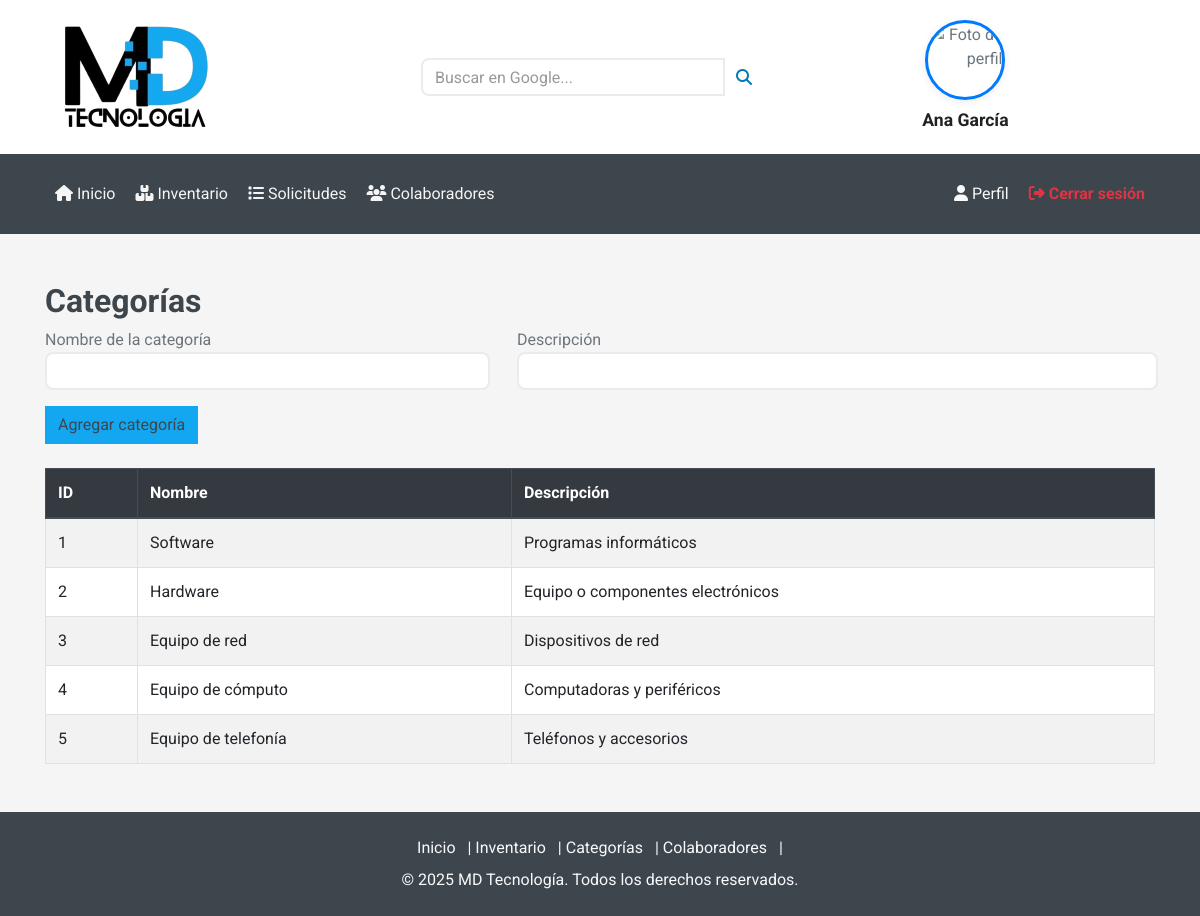
/colaboradores/CategoriasColab.php (signed in), run on the app's committed database.
### tables this page shows
CREATE TABLE categorias (
  id INT AUTO_INCREMENT PRIMARY KEY,
  nombre VARCHAR(50) NOT NULL,
  descripcion TEXT
);

### conexion.php (called while the page is built, shortened)
<?php
class Conexion {
    private $servername = "localhost";
    private $username = "root";
    private $password = "12345";
    private $dbname = "cmdb";
    private $port = 3306;
    private $conn;
    public function __construct() {
        try {
            $this->conn = new mysqli($this->servername, $this->username, $this->password, $this->dbname);
            $this->conn->set_charset("utf8mb4");
        } catch (Exception $e) {
            try {
                $this->conn = new mysqli("127.0.0.1", $this->username, $this->password, $this->dbname, $this->port);
                if ($this->conn->connect_error) {
                    throw new Exception("Error de conexión: " . $this->conn->connect_error);
                }
                $this->conn->set_charset("utf8mb4");
            } catch (Exception $e2) {
                try {
                    $this->conn = new mysqli("localhost:/tmp/mysql.sock", $this->username, $this->password, $this->dbname);
                    if ($this->conn->connect_error) {
                        throw new Exception("Error de conexión: " . $this->conn->connect_error);
                    }
                    $this->conn->set_charset("utf8mb4");
                } catch (Exception $e3) {
                    die("No se pudo establecer conexión a la base de datos. Posibles soluciones:<br>
                         1. Verifique que MySQL esté ejecutándose en WAMP<br>
                         2. Verifique que la contraseña del usuario root sea '1234'<br>
                         3. En phpMyAdmin, cambie el plugin de autenticación del usuario root a 'mysql_native_password'<br>
                         Error: " . $e3->getMessage());
                }
            }
        }
    }
    public function obtenerCategorias() {
        $sql = "SELECT * FROM categorias";
        $result = $this->conn->query($sql);
        $categorias = [];
        if ($result && $result->num_rows > 0) {
            while ($row = $result->fetch_assoc()) {
                $categorias[] = $row;
            }
        }
        return $categorias;
    }
}
?>

### colaboradores/CategoriasColab.php (the view, shortened to what this page needs)
<?php include('navbar.php'); ?>
<div class="container mt-5">
    <h2>Categorías</h2>
    <form action="Categorias.php" method="post" class="mb-4">
        <div class="row">
            <div class="col-md-5">
                <label>Nombre de la categoría</label>
                <input type="text" name="nombre" class="form-control" required>
            </div>
            <div class="col-md-7">
                <label>Descripción</label>
                <input type="text" name="descripcion" class="form-control">
            </div>
        </div>
        <div class="mt-3">
            <button class="btn btn-primary" type="submit" name="crear">Agregar categoría</button>
        </div>
    </form>
    <table class="table table-bordered table-striped mt-4">
        <thead class="thead-dark">
            <tr>
                <th>ID</th><th>Nombre</th><th>Descripción</th>
            </tr>
        </thead>
        <tbody>
            <?php
            require_once('conexion.php');
            $conexion = new Conexion();
            $result = $conexion->obtenerCategorias();
            foreach ($result as $row) {
                echo "<tr>
                    <td>{$row['id']}</td>
                    <td>{$row['nombre']}</td>
                    <td>{$row['descripcion']}</td>
                </tr>";
            }
            ?>
        </tbody>
    </table>
</div>
<?php include('footer.php'); ?>

### css/style.css (style rules this page uses)
*, *::before, *::after { box-sizing: border-box; }
html { font-family: sans-serif; line-height: 1.15; -webkit-text-size-adjust: 100%; -webkit-tap-highlight-color: rgba(0, 0, 0, 0); }
body { margin: 0; font-family: "Roboto", sans-serif; font-size: 1rem; font-weight: 400; line-height: 1.5; color: #6c757d; text-align: left; background-color: #f5f5f5; }
h2, h3, h4, h5, h6 { margin-top: 0; margin-bottom: 0.5rem; }
table { border-collapse: collapse; }
th { text-align: inherit; text-align: -webkit-match-parent; }
button { border-radius: 0; text-transform: none; }
input, button { margin: 0; font-family: inherit; font-size: inherit; line-height: inherit; overflow: visible; }
button:not(:disabled), [type="button"]:not(:disabled), [type="submit"]:not(:disabled) { cursor: pointer; }
h2, h3, h4, h5, h6, .h2, .h3, .h4, .h5, .h6 { margin-bottom: 0.5rem; font-weight: 500; line-height: 1.2; color: #3d464d; }
h2, .h2 { font-size: 2rem; }
.container, .container-fluid { width: 100%; padding-right: 15px; padding-left: 15px; margin-right: auto; margin-left: auto; }
.row { display: flex; flex-wrap: wrap; margin-right: -15px; margin-left: -15px; }
.col-6, .col-12, .col-sm-6, .col-md-4, .col-md-5, .col-md-6, .col-md-8, .col-md-12, .col-lg-3, .col-lg-4, .col-lg-5, .col-lg-7, .col-lg-8, .col-lg-9 { position: relative; width: 100%; padding-right: 15px; padding-left: 15px; }
@media (min-width: 768px) { .col-md-5 { flex: 0 0 41.66667%; max-width: 41.66667%; } }
.table { width: 100%; margin-bottom: 1rem; color: #6c757d; }
.table th, .table td { padding: 0.75rem; vertical-align: top; border-top: 1px solid #dee2e6; }
.table thead th { vertical-align: bottom; border-bottom: 2px solid #dee2e6; }
.table-bordered { border: 1px solid #dee2e6; }
.table-bordered th, .table-bordered td { border: 1px solid #dee2e6; }
.table-bordered thead th, .table-bordered thead td { border-bottom-width: 2px; }
.table .thead-dark th { color: #fff; background-color: #343a40; border-color: #454d55; }
.form-control { display: block; width: 100%; height: calc(1.5em + 0.75rem + 2px); padding: 0.375rem 0.75rem; font-size: 1rem; font-weight: 400; line-height: 1.5; color: #495057; background-color: #fff; background-clip: padding-box; border: 1px solid #ced4da; border-radius: 0; transition: border-color 0.15s ease-in-out, box-shadow 0.15s ease-in-out; }
.form-control::placeholder { color: #999999; opacity: 1; }
.btn { display: inline-block; font-weight: 400; color: #6c757d; text-align: center; vertical-align: middle; user-select: none; background-color: transparent; border: 1px solid transparent; padding: 0.375rem 0.75rem; font-size: 1rem; line-height: 1.5; border-radius: 0; transition: color 0.15s ease-in-out, background-color 0.15s ease-in-out, border-color 0.15s ease-in-out, box-shadow 0.15s ease-in-out; }
.btn:not(:disabled):not(.disabled) { cursor: pointer; }
.btn-primary { color: #212529; background-color: #14a7f1; border-color: #14a7f1; }
.mt-3, .my-3 { margin-top: 1rem !important; }
.mt-4, .my-4 { margin-top: 1.5rem !important; }
.mb-4, .my-4 { margin-bottom: 1.5rem !important; }
.mt-5, .my-5 { margin-top: 3rem !important; }
h2, h3 { font-weight: 700 !important; }
.btn.btn-primary { color: #3d464d !important; }
.form-control, .form-select { border-radius: 8px; border: 2px solid #e9ecef; transition: border-color 0.3s; }

### data on the page
categorias: id "1", nombre "Software", descripcion "Programas informáticos"
categorias: id "2", nombre "Hardware", descripcion "Equipo o componentes electrónicos"
categorias: id "3", nombre "Equipo de red", descripcion "Dispositivos de red"
categorias: id "4", nombre "Equipo de cómputo", descripcion "Computadoras y periféricos"
categorias: id "5", nombre "Equipo de telefonía", descripcion "Teléfonos y accesorios"

### other printed values
$nombreUsuario "Ana García"
